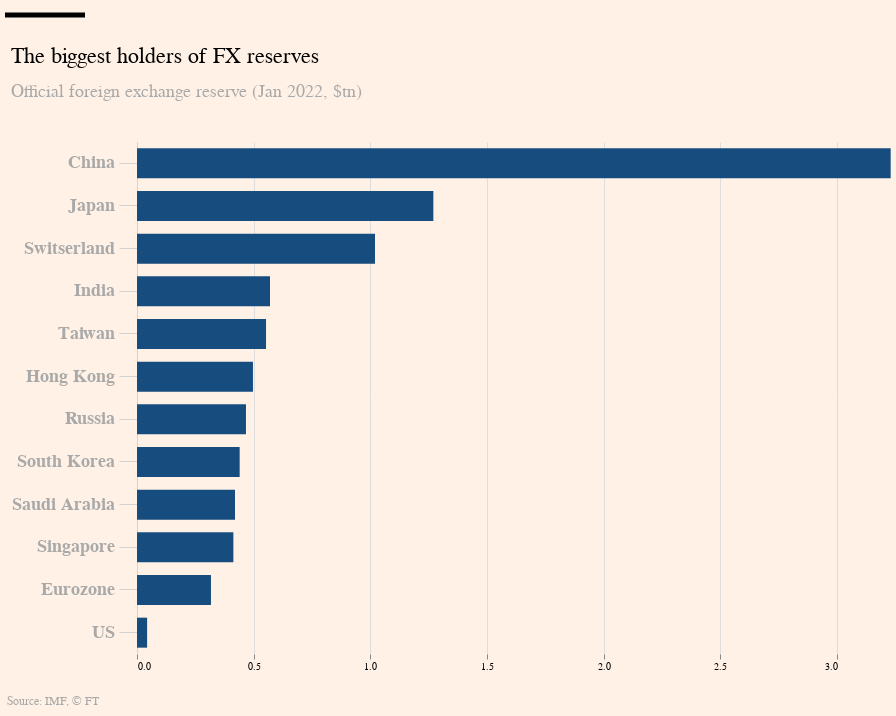

Here is the notebook cell this chart was saved with:
### Code cell
square = alt.Chart().mark_rect(width=80, height=5, color='black', xOffset=-112, yOffset=10)

bars = alt.Chart(source).mark_bar(color='#174C7F', size=30).encode(
    x=alt.X('val:Q', title='', axis=alt.Axis(tickCount=6, domain=False), scale=alt.Scale(domain=[0, 3.0])),
    y=alt.Y('label:N', title='', sort=alt.EncodingSortField(
            field="val:Q",  # The field to use for the sort
            op="sum",  # The operation to run on the field prior to sorting
            order="ascending"  # The order to sort in
        ), axis=alt.Axis(domainColor='lightgray',
                         labelFontSize=18, labelColor='darkgray', labelPadding=5,
                         labelFontStyle='Bold',
                         tickSize=18, tickColor='lightgray'))
).properties(title={
      "text": ["The biggest holders of FX reserves", ], 
      "subtitle": ["Official foreign exchange reserve (Jan 2022, $tn)"],
      "align": 'left',
      "anchor": 'start'
    },
    width=700,
    height=512
)

source_text = alt.Chart(
    {"values": [{"text": "Source: IMF, © FT"}]}
).mark_text(size=12, align='left', dx=-140, color='darkgrey').encode(
    text="text:N"
)

# from https://stackoverflow.com/questions/57244390/has-anyone-figured-out-a-workaround-to-add-a-subtitle-to-an-altair-generated-cha
chart = alt.vconcat(
    square,
    bars,
    source_text
).configure_concat(
    spacing=0
).configure(
    background='#fff1e5',
).configure_view(
    stroke=None, # Remove box around graph
).configure_title(
    font='metricweb',
    fontSize=22,
    fontWeight=400,
    subtitleFont='metricweb',
    subtitleFontSize=18,
    subtitleColor='darkgray',
    subtitleFontWeight=400,
    subtitlePadding=15,
    offset=80,
    dy=40
)

chart

### Figure 1 — Vega-Lite specification as saved in the notebook (floating-point values rounded to 4 significant figures)
{"config": {"view": {"continuousWidth": 400, "continuousHeight": 300, "stroke": null}, "background": "#fff1e5", "title": {"dy": 40, "font": "metricweb", "fontSize": 22, "fontWeight": 400, "offset": 80, "subtitleColor": "darkgray", "subtitleFont": "metricweb", "subtitleFontSize": 18, "subtitleFontWeight": 400, "subtitlePadding": 15}}, "vconcat": [{"data": {"name": "empty"}, "mark": {"type": "rect", "color": "black", "height": 5, "width": 80, "xOffset": -112, "yOffset": 10}}, {"data": {"name": "data-df71ec9f3957c236109e455bd72c3eb3"}, "mark": {"type": "bar", "color": "#174C7F", "size": 30}, "encoding": {"x": {"axis": {"domain": false, "tickCount": 6}, "field": "val", "scale": {"domain": [0, 3.0]}, "title": "", "type": "quantitative"}, "y": {"axis": {"domainColor": "lightgray", "labelColor": "darkgray", "labelFontSize": 18, "labelFontStyle": "Bold", "labelPadding": 5, "tickColor": "lightgray", "tickSize": 18}, "field": "label", "sort": {"field": "val:Q", "op": "sum", "order": "ascending"}, "title": "", "type": "nominal"}}, "height": 512, "title": {"text": ["The biggest holders of FX reserves"], "subtitle": ["Official foreign exchange reserve (Jan 2022, $tn)"], "align": "left", "anchor": "start"}, "width": 700}, {"data": {"name": "data-0a30ac8e3706e989ddfc777785723af1"}, "mark": {"type": "text", "align": "left", "color": "darkgrey", "dx": -140, "size": 12}, "encoding": {"text": {"field": "text", "type": "nominal"}}}], "$schema": "https://vega.github.io/schema/vega-lite/v4.17.0.json", "datasets": {"empty": [{}], "data-df71ec9f3957c236109e455bd72c3eb3": [{"label": "China", "val": 3.23}, {"label": "Japan", "val": 1.27}, {"label": "Switserland", "val": 1.02}, {"label": "India", "val": 0.57}, {"label": "Taiwan", "val": 0.553}, {"label": "Hong Kong", "val": 0.497}, {"label": "Russia", "val": 0.467}, {"label": "South Korea", "val": 0.44}, {"label": "Saudi Arabia", "val": 0.42}, {"label": "Singapore", "val": 0.413}, {"label": "Eurozone", "val": 0.317}, {"label": "US", "val": 0.0433}], "data-0a30ac8e3706e989ddfc777785723af1": [{"text": "Source: IMF, © FT"}]}}
